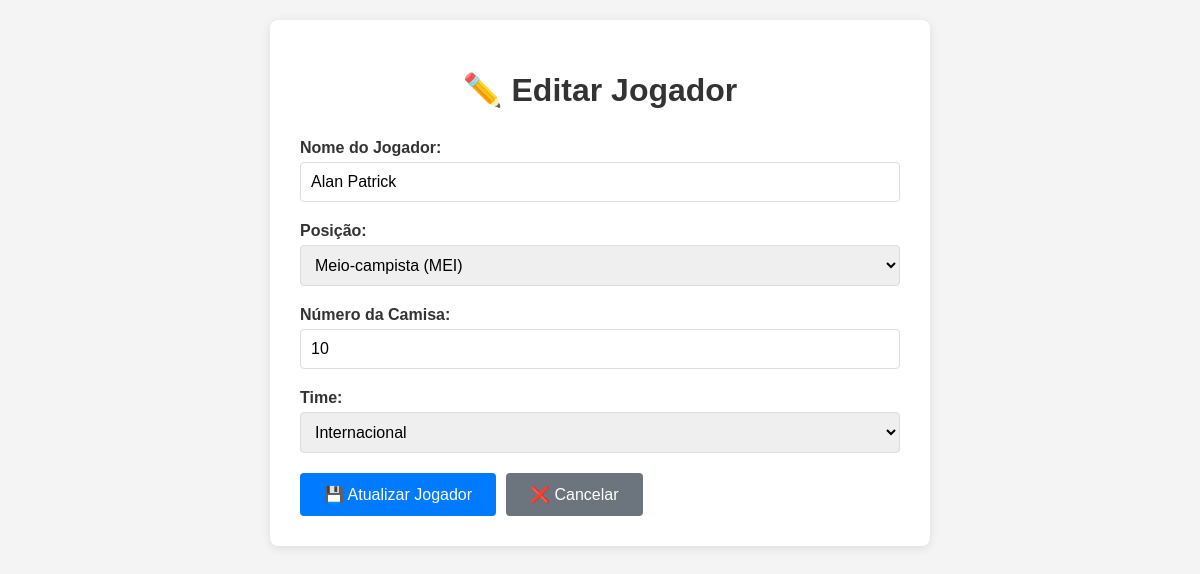
The app's page /PHP/Times/Jogadores/update.jogadores.php?id=19 with its own data.
### tables this page shows
CREATE TABLE jogadores (
    id INT AUTO_INCREMENT PRIMARY KEY,
    nome VARCHAR(100) NOT NULL,
    posicao VARCHAR(30) NOT NULL,
    numero_camisa INT NOT NULL,
    time_id INT,
    FOREIGN KEY (time_id) REFERENCES times(id)
);

CREATE TABLE times (
    id INT AUTO_INCREMENT PRIMARY KEY,
    nome VARCHAR(100) NOT NULL,
    cidade VARCHAR(100) NOT NULL
);

### PHP/Times/Jogadores/update.jogadores.php (the view, shortened to what this page needs)
<?php
include_once 'db.jogadores.php';
$id = $_GET['id'];
$sql = "SELECT * FROM jogadores WHERE id = $id";
$resultado = mysqli_query($conn, $sql);
$jogador = mysqli_fetch_assoc($resultado);
$sql_times = "SELECT * FROM times ORDER BY nome";
$resultado_times = mysqli_query($conn, $sql_times);
?>
<!DOCTYPE html>
<html lang="pt-BR">
<head>
</head>
<body>
    <div class="container">
        <h1>✏️ Editar Jogador</h1>
        <form method="POST" action="">
            <div class="form-group">
                <label for="nome">Nome do Jogador:</label>
                <input type="text" id="nome" name="nome" value="<?php echo htmlspecialchars($jogador['nome']); ?>" required maxlength="100">
            </div>
            <div class="form-group">
                <label for="posicao">Posição:</label>
                <select id="posicao" name="posicao" required>
                    <option value="MEI" <?php echo $jogador['posicao'] == 'MEI' ? 'selected' : ''; ?>>Meio-campista (MEI)</option>
                </select>
            </div>
            <div class="form-group">
                <label for="numero_camisa">Número da Camisa:</label>
                <input type="number" id="numero_camisa" name="numero_camisa" value="<?php echo $jogador['numero_camisa']; ?>" required min="1" max="99">
            </div>
            <div class="form-group">
                <label for="time_id">Time:</label>
                <select id="time_id" name="time_id">
                    <?php
                    mysqli_data_seek($resultado_times, 0);
                    while($time = mysqli_fetch_assoc($resultado_times)): ?>
                        <option value="<?php echo $time['id']; ?>" <?php echo $jogador['time_id'] == $time['id'] ? 'selected' : ''; ?>>
                            <?php echo htmlspecialchars($time['nome']); ?>
                        </option>
                    <?php endwhile; ?>
                </select>
            </div>
            <div class="form-actions">
                <button type="submit" class="btn">💾 Atualizar Jogador</button>
                <a href="read.jogadores.php" class="btn btn-secondary">❌ Cancelar</a>
            </div>
        </form>
    </div>
</body>
</html>

### PHP/Times/Jogadores/update.jogadores.php (style rules this page uses)
body { font-family: Arial, sans-serif; margin: 20px; background-color: #f4f4f4; }
.container { max-width: 600px; margin: 0 auto; background: white; padding: 30px; border-radius: 8px; box-shadow: 0 2px 10px rgba(0,0,0,0.1); }
h1 { color: #333; text-align: center; margin-bottom: 30px; }
.form-group { margin-bottom: 20px; }
label { display: block; margin-bottom: 5px; font-weight: bold; color: #333; }
input[type="text"], input[type="number"], select { width: 100%; padding: 10px; border: 1px solid #ddd; border-radius: 4px; font-size: 16px; box-sizing: border-box; }
.btn { display: inline-block; padding: 12px 24px; background: #007bff; color: white; text-decoration: none; border: none; border-radius: 4px; cursor: pointer; font-size: 16px; }
.btn-secondary { background: #6c757d; }
.form-actions { display: flex; gap: 10px; margin-top: 20px; }

### records on screen
jogadores: nome "Alan Patrick", posicao "Meio-campista (MEI)", numero_camisa "10", time_id "Internacional"
